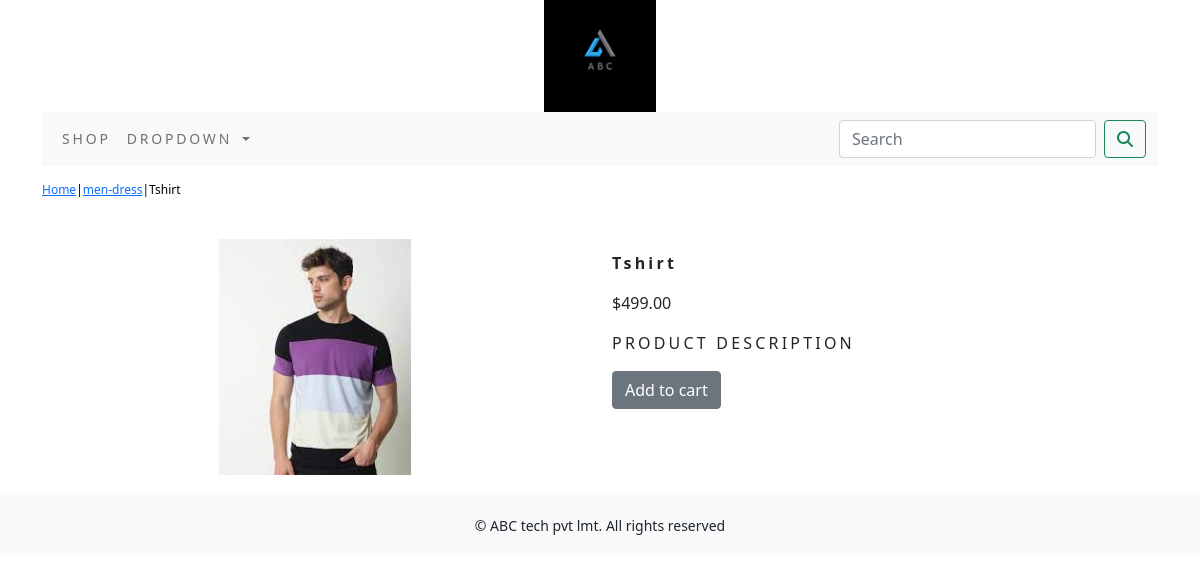
Screenshot of /shop/men-dress/tshirt/ with the database file from the repository.
### shopapp/models.py (models this page shows, shortened)
class product(models.Model):
    name=models.CharField(max_length=250,unique=True)
    slug=models.SlugField(max_length=250,unique=True)
    desc=models.TextField(blank=True)
    category=models.ForeignKey(category,on_delete=models.CASCADE)
    price=models.DecimalField(max_digits=10,decimal_places=2)
    img=models.ImageField(upload_to='product',blank=True)
    stock=models.IntegerField()
    available=models.BooleanField(default=True)
    created=models.DateField(auto_now_add=True)
    updated=models.DateField(auto_now=True)
    class Meta:
        ordering=('name',)
        verbose_name='product'
        verbose_name_plural='products'

class category(models.Model):
    name=models.CharField(max_length=250,unique=True)
    slug=models.SlugField(max_length=250,unique=True)
    desc=models.TextField(blank=True)
    img=models.ImageField(upload_to='category',blank=True)
    class Meta:
        ordering=('name',)
        verbose_name='category'
        verbose_name_plural='categories'
    def __str__(self):
        return '{}'.format(self.name)
    def get_url(self):
        return reverse('shopapp:products_by_category',args=[self.slug])

### shopapp/views.py (the view)
# urls.py: path('<slug:c_slug>/<slug:product_slug>/', views.prodetails, name='prodcatdetails')
def prodetails(request,c_slug,product_slug):
    try:
        products=product.objects.get(category__slug=c_slug,slug=product_slug)
    except Exception as e:
        raise e
    return render (request,"product.html",{'products':products})

### cart/context_processors.py (called while the page is built)
def counter(request):
    item_count=0
    if 'admin' in request.path:
        return {}
    else:
        try:
            cart=Cart.objects.filter(cart_id=_cart_id(request))
            cart_items=CartItem.objects.all().filter(cart=cart[:1])
            for cart_item in cart_items:
                item_count += cart_item.quantity
        except Cart.DoesNotExist:
            item_count=0
    return ({"item_count":item_count})

### cart/views.py (called while the page is built)
def _cart_id(request):
    cart=request.session.session_key
    if not cart:
        cart=request.session.create()
    return cart

### shopapp/context_processors.py (called while the page is built)
def menu_links(request):
    links=category.objects.all()
    return dict(links=links)

### templates/product.html (shortened to what this page needs)
{% extends 'base.html' %}
{% load static %}
{% block content %}
<div  class="row my_prod_row_class">
    <div class="mx_auto">
        <p><a href="{% url 'shopapp:allProdCat' %}">Home</a>|<a href="{{products.category.get_url}}">{{products.category}}</a>|{{products.name}}</p>
    </div>
<div class="container">
<br>
    <div class="row">
<div class="col-12 col-sm-12 col-md-12 col-lg-6 text-center">
    <div style="min-width:18rem">
        <div>
            <img src="{{products.img.url}}" alt="{{products.name}}" width="35%">
        </div>
    </div>
</div>
        <div class="col-12 col-sm-12 col-md-12 col-lg-6">
            <h1 class="my_prod_title"><b>{{products.name}}</b></h1>
            <div>
            <p>${{products.price}}</p>
            <p class="my_title">PRODUCT DESCRIPTION</p>
            {% if products.stock <= 0 %}
            <p class="text-justify my_prod_text"><b> OUT OF STOCK</b></p>
            {% else %}
            <a class="btn btn-secondary" href="{% url 'cart:add_cart' products.id %}">Add to cart</a>
            {% endif %}
            </div>
        </div>
    </div>
</div>
</div>
{% endblock %}

### static/css/custom.css (style rules this page uses)
.my_title { font-size:16px; text_transform;uppercase; letter-spacing:.2em; }
.my_prod_row_class { padding-top:15px; padding-bottom:20px; }
.my_prod_row_class .mx_auto { color:#000; font-size:12px; text-decoration:none; }
.my_prod_title { font-size:16px; text_transform:uppercase; letter-spacing:.2em; padding-top:15px; padding-bottom:10px; }

### rows the page displays
product: category "men-dress", name "Tshirt", img (picture), price "499.00"
